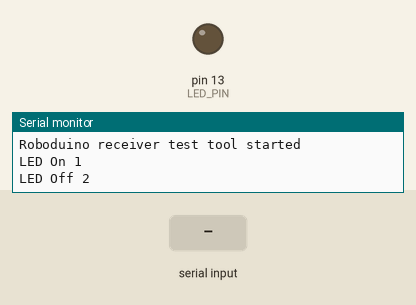
The sketch below on a simulated Arduino Uno, built with avr-gcc and run on an emulated ATmega328P. Shown: output pins drawn as LEDs (lit = HIGH), the last lines printed to the serial monitor. Dashed ring = blinking. The test bench sets the inputs (shaded band).

Above: at 1.2 s.
1.3 s: "1" received over Serial
2.8 s: "0" received over Serial
At 3.4 s:
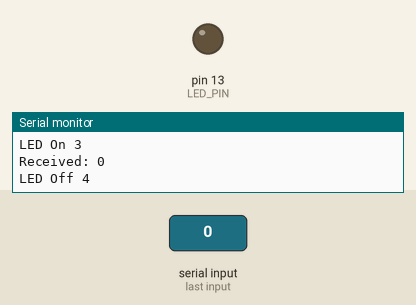
4.3 s: "b" received over Serial
At 4.55 s:
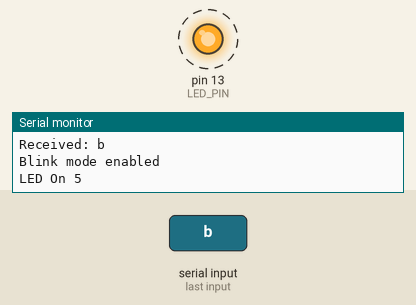
Timing chart, 0 to 13.3 s (numbered marks = the images above; inputs shaded):
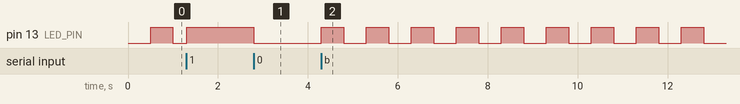

Measured:
- after the input at 2.8 s, pin 13 (LED_PIN): HIGH → LOW at once
- after the input at 4.3 s, pin 13 (LED_PIN): alternates HIGH for 0.50 s and LOW for 0.50 s, starting at once

The sketch:

Receiver_Test.ino
```cpp
/*
  Simple test program for the bluetooth receiver

  commands:
  1 to turn the built-in LED on
  0 to turn the built-in LED off
  b to blink

  TODO: the serial buffer can hold 64 bytes , use Serial.overflow() to check if there was an overflow
*/

#define LED_PIN   13


void setup(void);
void loop(void);
void handle_data(void);
void blink(void);

bool isBlinking = true;
bool ledOn = false;
char junk;
String inputString = "";
int ledToggleCounter = 0;

unsigned long lastMillis = 0;
unsigned long newMillis = 0;

void setup()
{
  Serial.begin(9600);            // set the baud rate to 9600, (same should be set in the serial monitor if connected to usb)
  pinMode(LED_PIN, OUTPUT);      // pin 13 allows to control the built-in led of the arduino UNO
  Serial.println("Roboduino receiver test tool started");
}

void loop()
{
  handle_data();
  blink();
}

void handle_data()
{
  if (Serial.available() > 0) // if there is data in the serial receive buffer start reading
  {
    while (Serial.available())
    {
      char inChar = (char)Serial.read(); //read the input
      inputString += inChar;        //make a string of the characters coming on serial
    }
    Serial.println("Received: " + inputString); // send received string back to the transmitter, in order to check if the string was really received

    while (Serial.available() > 0)
    {
      junk = Serial.read() ;  // clear the serial buffer
    }
    if (inputString == "1")
    {
      isBlinking = false;
      digitalWrite(LED_PIN, HIGH); //in case of '1' turn the LED on
      Serial.print("LED On ");
      Serial.println(++ledToggleCounter);
    }
    else if (inputString == "0")
    {
      isBlinking = false;
      digitalWrite(LED_PIN, LOW); //incase of '0' turn the LED off
      Serial.print("LED Off ");
      Serial.println(++ledToggleCounter);
    }
    else if (inputString == "b")
    {
      isBlinking = !isBlinking;
      Serial.println(isBlinking ? "Blink mode enabled" : "Blink mode disabled");
    }

    inputString = ""; //clear the string
  }
}


void blink()
{
  if (isBlinking) // if enabled the led gets toggled every 500 ms
  {
    newMillis = millis();
    if (newMillis >= lastMillis + 500)
    {
      ledOn = !ledOn;
      digitalWrite(LED_PIN, ledOn);
      Serial.print(ledOn ? "LED On " : "LED Off ");
      Serial.println(++ledToggleCounter);
      lastMillis = newMillis;
    }
  }

}
```
